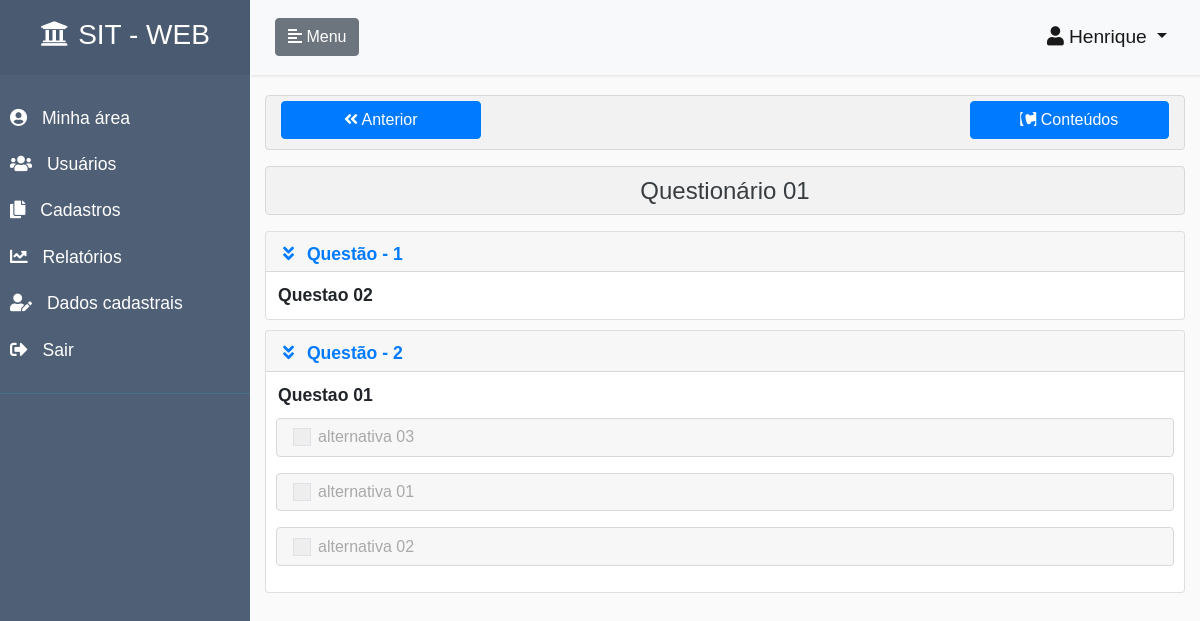
The app's page /visualizacao-questionario/12 (signed in), older data.
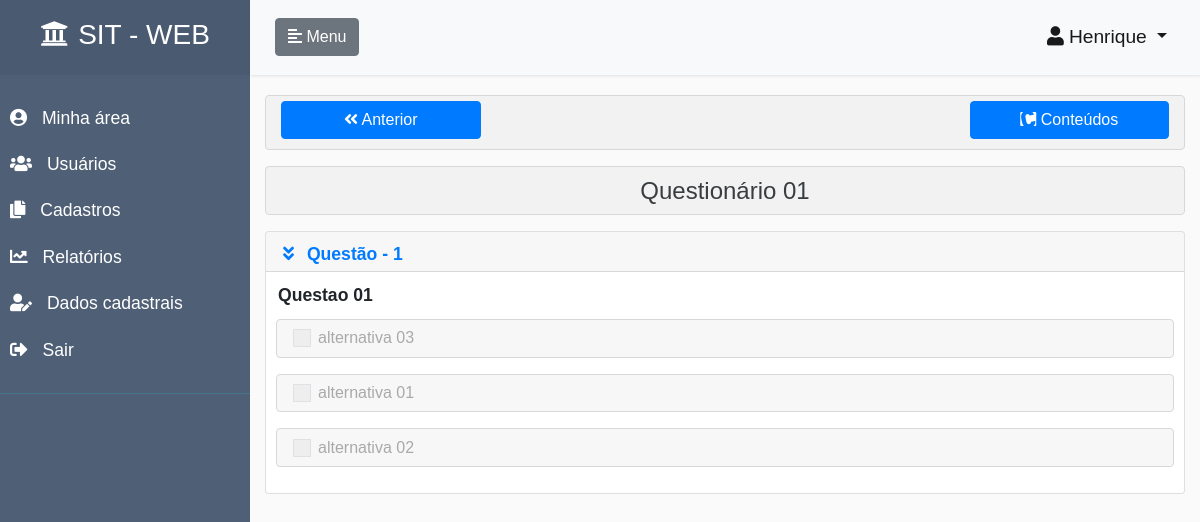
The same page, newer data.
### core/models.py (models this page shows, shortened)
class Questao(models.Model):
    objects = QuestaoManager()
    questionario = models.ForeignKey(
        Questionario,
        verbose_name=u"questionário",
        help_text=u"Selecione um questionário a ser associado a esta questão",
        on_delete=models.CASCADE
    )
    enunciado = models.TextField(
        max_length=300,
        help_text=u"Indique um enunciado(pergunta) para a questão",
    )
    ordem = OrderField(
        blank=True,
        help_text=u"Indique a ordem de apresentação da questão no questionário "
                  u"(em branco = próxima ordem disponível)",
        for_fields=['questionario']
    )
    data_criacao = models.DateTimeField(
        auto_now_add=True,
        null=True,
        blank=True
    )
    data_atualizacao = models.DateTimeField(
        auto_now=True,
        null=True,
        blank=True
    )
    class Meta:
        verbose_name = "Questão"
        verbose_name_plural = "Questões"
        ordering = ['ordem']
        unique_together = (('questionario', 'ordem'),)
    class CustomMeta:
        ordering_field = 'ordem'
        search_fields = ['questionario__titulo', 'enunciado']

class Alternativa(models.Model):
    objects = AlternativaManager()
    questao = models.ForeignKey(
        Questao,
        verbose_name=u"questão",
        on_delete=models.CASCADE,
        help_text=u"Selecione uma questão a ser associada esta alternativa",
    )
    descricao = models.TextField(
        max_length=350,
        verbose_name=u"descrição",
        help_text=u"Indique uma descrição(resposta) para a alternativa",
    )
    ordem = OrderField(
        blank=True,
        help_text=u"Indique a ordem de apresentação da alternativa na questão"
                  u"(em branco = próxima ordem disponível)",
        for_fields=['questao']
    )
    correta = models.BooleanField()
    data_criacao = models.DateTimeField(
        auto_now_add=True,
        null=True,
        blank=True
    )
    data_atualizacao = models.DateTimeField(
        auto_now=True,
        null=True,
        blank=True
    )
    class Meta:
        verbose_name = "Alternativa"
        verbose_name_plural = "Alternativas"
        ordering = ['ordem']
        unique_together = (('questao', 'ordem'),)
    class CustomMeta:
        ordering_field = 'ordem'
        search_fields = ['descricao', 'questao__enunciado']

### core/views.py (the view, shortened to what this page needs)
# urls.py: path('visualizacao-questionario/<int:id>',  visualizacaoQuestionarioView,                   name='visualizacao-questionario'),
@login_required
def visualizacaoQuestionarioView(request, id):
    perfil_aluno = False
    perfil_instrutor = False
    perfil_administrador = False
    if request.user.tem_perfil_aluno():
        perfil_aluno = True
    if request.user.tem_perfil_administrador():
        perfil_administrador = True
    if request.user.tem_perfil_instrutor():
        perfil_instrutor = True
    questionario = get_object_or_404(Questionario, pk=id)
    questoes = Questao.objects.filter(
        questionario=questionario
    ).order_by('ordem')
    alternativas = Alternativa.objects.filter(
        questao__in=questoes
    ).order_by('ordem')
    questionario_sem_questoes = False
    if questoes.count() == 0:
        questionario_sem_questoes = True
    questionario_sem_alternativas = False
    if alternativas.count() == 0:
        questionario_sem_alternativas = True
    perfil_aluno = False
    alternativas_dict = {}
    usuario_questionario = None
    conteudo_anterior_url, proximo_conteudo_url = obtemLinksConteudosCurso(
        questionario.unidade.curso.id,
        'questionario',
        questionario.id
    )
    post_ajax = False
    if not request.is_ajax():
        template_name = 'core/questionario-visualizacao.html'
        post_ajax = True
    else:
        template_name = 'core/questionario-conteudo.html'
    return render(
        request,
        template_name,
        {
            'questionario': questionario,
            'questoes': questoes,
            'alternativas': alternativas,
            'alternativas_dict': alternativas_dict,
            'usuario_questionario': usuario_questionario,
            'conteudo_anterior_url': conteudo_anterior_url,
            'proximo_conteudo_url': proximo_conteudo_url,
            'questionario_sem_questoes': questionario_sem_questoes,
            'questionario_sem_alternativas': questionario_sem_alternativas,
            'post_ajax': post_ajax,
            'perfil_aluno': perfil_aluno,
            'perfil_administrador': perfil_administrador,
            'perfil_instrutor': perfil_instrutor,
            'menu_inicio': False,
            'menu_meus_cursos': True,
            'menu_cadastros': False,
            'menu_relatorios': False,
            'menu_usuarios': False,
            'menu_dados_cadastrais': False,
        },
    )

### accounts/models.py (called while the page is built)
    def tem_perfil_aluno(self):
        if self.perfil == self.ALUNO:
            return True
        return False

    def tem_perfil_instrutor(self):
        if self.perfil == self.INSTRUTOR:
            return True
        return False

    def tem_perfil_administrador(self):
        if self.perfil == self.ADMINISTRADOR or self.is_staff:
            return True
        return False

### core/templates/core/questionario-visualizacao.html (shortened to what this page needs)
{% extends 'pagina-inicial.html' %}
{% load crispy_forms_tags %}
{% load static %}
{% block head %}
    <link rel="stylesheet" href="{% static 'css/styles.css' %}">
{% endblock %}
{% block content_page %}
    <div class="list-div">
        {% include  'core/questionario-conteudo.html' %}
    </div>
{% endblock %}

### core/templates/core/questionario-conteudo.html (shortened to what the changed rows need)
<div class="conteudo-curso-container">
    {% if questionario_sem_alternativas == True %}
        <div class="alert alert-secondary" role="alert" style="background-color: rgba(0,0,0,.03); margin-top: 20px; padding: 0px;">
            <p class="text-center" style="margin-top: 10px;">Questionário sem alternativas cadastradas para suas questões.</p>
        </div>
    {% else %}
        <form action="/teste" method="POST" id="form-questionario">
            {% for questao in questoes %}
                <div class="panel-group" id="accordion-questao-{{ questao.id }}">
                    <div class="card card-questao" style="margin-top: 10px;">
                        <div class="card-header" id="heading-questao-{{ questao.id }}" style="padding: .2rem 1rem; text-align-last: justify;">
                          <h5 class="mb-0">
                            <button class="btn btn-link link-unidade"  style="margin-top: 5px; font-size: 1.1rem;" onclick="expandeArea(this)"  data-toggle="collapse" data-target="#collapse-questao-{{ questao.id }}" aria-expanded="true" aria-controls="collapse-questao-{{ questao.id }}" title="Clique aqui para exibir ou omitir detalhes da questão">
                              <i class="fas fa-angle-double-down"></i>
                              Questão - {{ questao.ordem }}
                            </button>
                          </h5>
                        </div>
                        <div id="collapse-questao-{{ questao.id }}" class="collapse show" style="padding: 10px;" aria-labelledby="heading-questao-{{ questao.id }}" data-parent="#accordion-questao-{{ questao.id }}">
                            <span class="text-center"><b style="margin-left: 2px; font-size: 1.1rem;">{{ questao.enunciado }}</b></span>
                            {% for alternativa in alternativas %}
                                {% if alternativa.questao.id == questao.id %}
                                    <div class="alert alternativa-padrao" role="alert">
                                        <label class="container-check label-input-class" title="Cliquei aqui para selecionar a resposta da questão">
                                            <span style="float: left; margin-top: 3px;"class="checkmark"></span>
                                        </label>
                                        <div style="margin-left: 25px;" id="texto-alternativa">
                                            {{ alternativa.descricao }}
                                        </div>
                                    </div>
                                {% endif %}
                            {% endfor %}
                        </div>
                    </div>
                </div>
            {% endfor %}
        </form>
    {% endif %}
</div>

Row changes from the older to the newer data that the page shows:
removed Questao: ordem "1", enunciado "Questao 02"
changed Questao "Questao 01": ordem "2" → "1"
